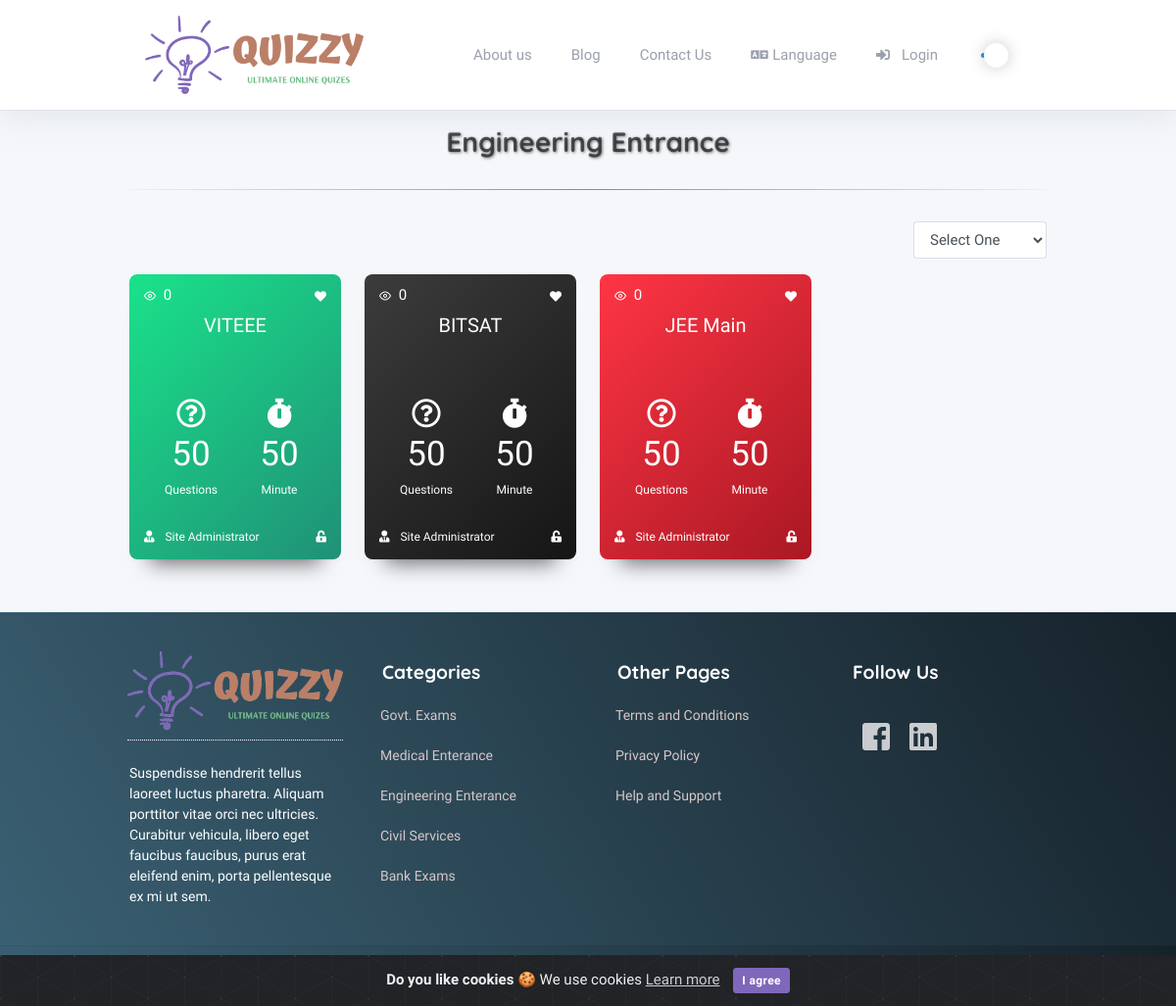
The page /category/engineering-entrance on the database its author committed.
### tables this page shows
CREATE TABLE `settings` (
  `id` int(10) unsigned NOT NULL AUTO_INCREMENT,
  `name` varchar(128) NOT NULL,
  `input_type` enum('input','password','textarea','radio','dropdown','timezones','file') NOT NULL DEFAULT 'input',
  `options` text COMMENT 'Use for radio and dropdown: key|value on each line',
  `is_numeric` enum('0','1') NOT NULL DEFAULT '0' COMMENT 'forces numeric keypad on mobile devices',
  `show_editor` enum('0','1') NOT NULL DEFAULT '0',
  `input_size` enum('large','medium','small') DEFAULT NULL,
  `translate` enum('0','1') NOT NULL DEFAULT '0',
  `help_text` varchar(256) DEFAULT NULL,
  `validation` varchar(128) NOT NULL,
  `sort_order` tinyint(3) unsigned NOT NULL,
  `label` varchar(128) NOT NULL,
  `value` text COMMENT 'If translate is 1, just start with your default language',
  `last_update` datetime DEFAULT NULL,
  `updated_by` int(11) unsigned DEFAULT NULL,
  PRIMARY KEY (`id`),
  UNIQUE KEY `name` (`name`),
  KEY `updated_by` (`updated_by`)
);

CREATE TABLE `pages` (
  `id` int(11) NOT NULL AUTO_INCREMENT,
  `title` varchar(255) NOT NULL DEFAULT '',
  `slug` varchar(255) NOT NULL DEFAULT '',
  `content` longtext,
  `on_menu` tinyint(4) DEFAULT NULL,
  `featured_image` varchar(255) DEFAULT NULL,
  `meta_title` varchar(255) DEFAULT NULL,
  `meta_description` text,
  `meta_keywords` text,
  `added` timestamp NULL DEFAULT NULL,
  `updated` timestamp NULL DEFAULT NULL,
  PRIMARY KEY (`id`)
);

CREATE TABLE `category` (
  `id` int(11) unsigned NOT NULL AUTO_INCREMENT,
  `category_title` varchar(200) NOT NULL,
  `category_slug` varchar(255) DEFAULT NULL,
  `parent_category` varchar(200) NOT NULL,
  `category_description` text NOT NULL,
  `display_on_home` tinyint(4) DEFAULT '0',
  `category_icon` varchar(200) NOT NULL,
  `category_image` varchar(200) NOT NULL,
  `category_status` tinyint(4) NOT NULL DEFAULT '1' COMMENT '1=active,0=inactive',
  `category_is_delete` tinyint(4) NOT NULL DEFAULT '0' COMMENT '0=notdelete,1=softdelete',
  `category_added` timestamp NOT NULL DEFAULT CURRENT_TIMESTAMP,
  `category_updated` timestamp NOT NULL DEFAULT CURRENT_TIMESTAMP ON UPDATE CURRENT_TIMESTAMP,
  PRIMARY KEY (`id`),
  UNIQUE KEY `category_slug` (`category_slug`)
);

CREATE TABLE `quizes` (
  `id` int(11) NOT NULL AUTO_INCREMENT,
  `category_id` int(11) NOT NULL,
  `user_id` int(11) NOT NULL,
  `number_questions` int(11) NOT NULL,
  `price` int(11) NOT NULL,
  `title` varchar(255) NOT NULL,
  `description` text NOT NULL,
  `featured_image` varchar(255) NOT NULL,
  `duration_min` int(11) NOT NULL,
  `leader_board` tinyint(4) DEFAULT NULL,
  `quiz_instruction` longtext,
  `is_random` tinyint(4) DEFAULT '0',
  `is_random_option` tinyint(4) DEFAULT NULL,
  `is_paid` tinyint(4) DEFAULT NULL,
  `meta_title` varchar(255) DEFAULT NULL,
  `meta_description` text,
  `meta_keywords` text,
  `added` timestamp NULL DEFAULT CURRENT_TIMESTAMP,
  `updated` timestamp NULL DEFAULT NULL,
  `deleted` tinyint(4) DEFAULT NULL,
  `is_registered` tinyint(4) DEFAULT NULL,
  `attempt` tinyint(4) DEFAULT NULL,
  PRIMARY KEY (`id`)
);

CREATE TABLE `footer_sections` (
  `id` int(11) NOT NULL AUTO_INCREMENT,
  `section_number` enum('1','2','3','4') DEFAULT NULL,
  `type` enum('image','editor','link','text') DEFAULT NULL,
  `title` varchar(255) DEFAULT NULL,
  `value` longtext,
  `position` int(11) DEFAULT NULL,
  `updated` timestamp NULL DEFAULT NULL,
  PRIMARY KEY (`id`)
);

### application/views/quiz_data_list.php (the view, shortened to what the rows shown need)
<?php
if($quiz_list_data)
{
    foreach ($quiz_list_data as  $quiz_array)
    {
        $quiz_id = $quiz_array->id;
        $lang_id = get_language_data_by_language($this->session->userdata('language'));
        $translate_quiz_title = get_translated_column_value($lang_id,'quizes',$quiz_id,'title');
        $quiz_title = $translate_quiz_title ? $translate_quiz_title : $quiz_array->title;
        $quiz_title = strlen($quiz_title) > 40 ? substr($quiz_title,0,40)."..." : $quiz_title;
        $quiz_user_name = $quiz_array->first_name.' '.$quiz_array->last_name;
        $quiz_user_name = strlen($quiz_user_name) > 20 ? substr($quiz_user_name,0,20)."..." : $quiz_user_name;
        ?>
        <div class="col-xs-6 col-sm-6 col-md-4 col-lg-3">
            <div class="card card-bundle" data-turbolinks="false">
                <div class="thumbnail">
                    <div class="details card-dark-shadow">
                        <div class="quiz_icons">
                            <a href="/javascript:void(0)" class="icon float-left text-white-im"><i class="fe fe-eye mr-1"></i>
                                <span class="value"><?php echo xss_clean($quiz_array->total_view);?></span></a>
                                <a href="/javascript:void(0)" class="icon inline-block ml-3 float-right like-quiz text-white-im">
                                    <?php $like_or_not = (isset($quiz_array->like_id) && !empty($quiz_array->like_id) ? 'text-success' : 'text-muted');?>
                                    <i class="fav_icon fas fa-heart <?php echo xss_clean($like_or_not);?> text-white-im" data-quiz_id="<?php echo xss_clean($quiz_array->id);?>"></i>
                                </a>
                            </div>
                            <div class="framework-logo">
                                <p class="quiz_title"> <?php echo xss_clean($quiz_title); ?> </p>
                                <div class="row quiz_middle_icon">
                                    <div class="col-6 text-center">
                                        <i class="far fa-question-circle"> </i> <br>
                                        <span class="value"><?php echo xss_clean($quiz_array->number_questions); ?> </span> <br>
                                        <?php echo lang('questions') ?>
                                    </div>
                                    <div class="col-6 text-center">
                                        <i class="fas fa-stopwatch"></i>   <br>
                                        <span class="value"><?php echo xss_clean($quiz_array->duration_min); ?></span><br>
                                        <?php echo lang('minutes') ?>
                                    </div>
                                </div>
                            </div>
                            <div class="quiz_bottom_icon row mt-5 pb-3">
                                <div class="col-10 text-left">
                                    <span class="text-white-im">
                                        <i class="fas fa-user-tie mr-2"></i>
                                        <?php echo xss_clean($quiz_user_name); ?>
                                    </span>
                                </div>
                                <div class="col-2 text-right">
                                    <?php
                                    if($quiz_array->price > 0)
                                    {
                                        echo '<i class="fas fa-lock "></i>';
                                        $start_or_pay = lang('quiz_pay_now');
                                    }
                                    else
                                    {
                                        echo '<i class="fas fa-unlock-alt"></i>';
                                    }
                                    ?>
                                </div>
                            </div>
                        </div>
                        </div>
                    </div>
        </div>
            <?php
    }
}
else
{
    ?>
    <div class="col-12 text-center text-danger"> <?php echo lang('no_quiz_found'); ?></div>
    <?php
} ?>

### application/views/quiz.php (shortened to what the rows shown need)
<div class="container">
  <div class="row">
    <div class="col-12 text-center"> <h2 class="heading"><?php echo ucwords($category_data->category_title); ?></h2><hr></div>
  </div>
  <div class="row">
    <?php
      $data['quiz_list_data'] = $quiz_data;
      $this->load->view('quiz_data_list',$data);
    ?>
  </div>
</div>

### assets/themes/quizzy/template.php (shortened to what the rows shown need)
<!DOCTYPE html>
<?php
$is_rtl = '';
if ($this->session->is_rtl)
{
  ?>
  <html lang="en" dir="rtl">
  <?php
  $is_rtl = 'rtl_language';
  $rtl_dir = 'rtl';
  $margin_auto = 'ml-auto';
   $order_two = 'order-2';
}
else
{
  ?>
  <html lang="en">
  <?php
}
?>
<head>
  <?php if (isset($css_files) && is_array($css_files)) : ?>
  <?php foreach ($css_files as $css) : ?>
    <?php if ( ! is_null($css)) : ?>
      <?php $separator = (strstr($css, '?')) ? '&' : '?'; ?>
      <link rel="stylesheet" href="<?php echo xss_clean($css); ?><?php echo xss_clean($separator); ?>v=<?php echo xss_clean($this->settings->site_version); ?>"><?php echo "\n"; ?>
    <?php endif; ?>
  <?php endforeach; ?>
<?php endif; ?>
</head>
<body class="h-100 <?php echo xss_clean($is_rtl); ?>">
  <div class="page">
    <div class="page-main">
      <div class="header py-3 navigation-wrap start-header start-style">
        <div class="container">
          <div class="navbar navbar-expand-lg py-1">
            <a class="header-brand" href="<?php echo base_url()?>">
              <img class="header-brand-img" src="<?php echo base_url('/assets/images/logo/'); ?><?php echo get_admin_setting('site_logo'); ?>">
            </a>
            <div class="collapse navbar-collapse text-right" id="headerMenuCollapse">
              <ul class="navbar-nav nav nav-tabs navbar-right  border-0">
                <?php
                $menu_category_array =  get_header_menu_item_helper();
                if($menu_category_array)
                {
                  foreach ($menu_category_array as $menu_array)
                  {
                    ?>
                    <li class="nav-item">
                      <a href="<?php echo base_url('pages/').$menu_array->slug; ?>" class='nav-link <?php echo (uri_string() == "pages/$menu_array->slug") ? "active" : ""; ?>'>
                        <?php echo ucfirst($menu_array->title); ?></a>
                      </li>
                      <?php
                    }
                  }
                  ?>
                  </ul>
                </div>
              </div>
            </div>
          </div>
          <div class="my-3 my-md-5 header_margin_padding">
            <?php echo ($content) ?>
          </div>
          <div class="footer mt-5">
            <div class="container">
              <div class="row">
                <?php
                $footer_sec_1 =  get_footer_section_helper(1);
                $footer_sec_2 =  get_footer_section_helper(2);
                $footer_sec_3 =  get_footer_section_helper(3);
                $footer_sec_4 =  get_footer_section_helper(4);
                ?>
                <div class="col-lg-3 Footer_section_1">
                  <div class="row">
                    <?php
                    if($footer_sec_1)
                    {
                      foreach ($footer_sec_1 as  $first_section_array)
                      {
                        if($first_section_array->type =='text')
                        {
                          ?>
                          <div class="col-12">
                            <p class="footer_text_1"><?php echo xss_clean($first_section_array->value); ?> </p>
                          </div>
                          <?php
                        }
                        elseif($first_section_array->type =='link')
                        {
                          ?>
                          <div class="col-12 colum_link_section_1">
                            <a class="link_section_1" href="<?php echo xss_clean($first_section_array->value); ?>"> <?php echo xss_clean($first_section_array->title); ?></a>
                          </div>
                          <?php
                        }
                        elseif($first_section_array->type =='image')
                        {
                          ?>
                          <div class="col-12 column_1">
                            <div class="img_content">
                              <?php $img = $first_section_array->value ? $first_section_array->value : 'default.png'; ?>
                              <img src="<?php echo base_url('/assets/images/footer/section/').$img; ?>" class="field_img">
                            </div>
                          </div>
                          <?php
                        }
                      }
                    }
                    ?>
                  </div>
                </div>
                <div class="col-lg-3 Footer_section_2">
                  <div class="row">
                    <?php
                    if($footer_sec_2)
                    {
                      foreach ($footer_sec_2 as  $second_section_array)
                      {
                        if($second_section_array->type =='text')
                        {
                          ?>
                          <div class="col-12">
                            <h4 class="text_heading"><?php echo xss_clean($second_section_array->title); ?> </h4>
                          </div>
                          <?php
                        }
                        elseif($second_section_array->type =='link')
                        {
                          ?>
                          <div class="col-12 colum_link_section_2">
                            <a class="link_section_2" href="<?php echo xss_clean($second_section_array->value); ?>"> <?php echo xss_clean($second_section_array->title); ?></a>
                          </div>
                          <?php
                        }
                      }
                    }
                    ?>
                  </div>
                </div>
                <div class="col-lg-3 Footer_section_3">
                  <div class="row">
                    <?php
                    if($footer_sec_3)
                    {
                      foreach ($footer_sec_3 as  $third_section_array)
                      {
                        if($third_section_array->type =='text')
                        {
                          ?>
                          <div class="col-12">
                            <h4 class="text_heading"><?php echo xss_clean($third_section_array->title); ?> </h4>
                          </div>
                          <?php
                        }
                        elseif($third_section_array->type =='link')
                        {
                          ?>
                          <div class="col-12 colum_link_section_3">
                            <a class="link_section_3" href="<?php echo xss_clean($third_section_array->value); ?>"> <?php echo xss_clean($third_section_array->title); ?></a>
                          </div>
                          <?php
                        }
                      }
                    }
                    ?>
                  </div>
                </div>
                <div class="col-lg-3 Footer_section_4">
                  <div class="row">
                    <?php
                    if($footer_sec_4)
                    {
                      foreach ($footer_sec_4 as  $fourth_section_array)
                      {
                        if($fourth_section_array->type =='text')
                        {
                          ?>
                          <div class="col-12">
                            <h4 class="text_heading"><?php echo xss_clean($fourth_section_array->title); ?> </h4>
                          </div>
                          <?php
                        }
                        elseif($fourth_section_array->type =='link')
                        {
                          ?>
                          <div class="col-12">
                            <a href="<?php echo xss_clean($fourth_section_array->value); ?>"> <?php echo xss_clean($fourth_section_array->title); ?></a>
                          </div>
                          <?php
                        }
                        elseif($fourth_section_array->type =='editor')
                        {
                          ?>
                          <div class="col-12">
                            <?php echo xss_clean($fourth_section_array->value); ?>
                          </div>
                          <?php
                        }
                      }
                    }
                    ?>
                  </div>
                </div>
              </div>
            </div>
          </div>
        </div>
      </div>
</body>
</html>

### rows shown on the page
settings: value (picture)
pages: title "About us"
category: category_title "Engineering Entrance"
quizes: total_view "0", title "VITEEE", number_questions "50", duration_min "50", quiz_user_name "Site Administrator", price 0 (drawn)
quizes: total_view "0", title "BITSAT", number_questions "50", duration_min "50", quiz_user_name "Site Administrator", price 0 (drawn)
quizes: total_view "0", title "JEE Main", number_questions "50", duration_min "50", quiz_user_name "Site Administrator", price 0 (drawn)
footer_sections: value (picture)
footer_sections: value "Suspendisse hendrerit tellus laoreet luctus pharetra. Aliquam porttitor vitae orci nec ultricies. Curabitur vehicula, libero eget faucibus faucibus, purus erat eleifend enim, porta pellentesque ex mi ut sem."
footer_sections: title "Categories"
footer_sections: title "Govt. Exams"
footer_sections: title "Medical Enterance"
footer_sections: title "Engineering Enterance"
footer_sections: title "Civil Services"
footer_sections: title "Bank Exams"
footer_sections: title "Other Pages"
footer_sections: title "Terms and Conditions"
footer_sections: title "Privacy Policy"
footer_sections: title "Help and Support"
footer_sections: title "Follow Us"

### other values the page prints
lang('admin_blog') "Blog"
lang('contact_title') "Contact Us"
lang('front_language') "Language"
lang('login') "Login"
